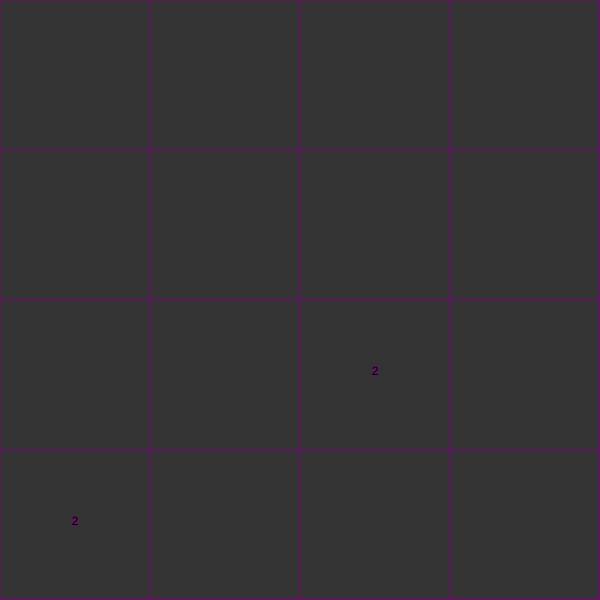
Frame 1 (no input)
Frame 60 (no input): identical to frame 1, image omitted
Frame 120 (the mouse pressed at the canvas centre since frame 60): identical to frame 1, image omitted

The p5.js sketch that drew this single still picture (run headless with seeded random() and noise() and a simulated clock; from frame 60 on, the mouse is pressed at the canvas centre):

// p5.js sketch
// ── sketch.js

const CANVAS_HEIGHT = 600;
const CANVAS_WIDTH = 600;
const GRID_COLOR = "purple"
const BACKGROUND_COLOR = 51;
const LINE_NUMBER = 4;
var numberNodes;



function gridDraw(lineNumber)
{
  const squareSize = CANVAS_HEIGHT/lineNumber

  stroke(GRID_COLOR)
  for(let i = 0; i < lineNumber; i++)
  {
    // x1, y1, x2, y2
    //Vertical line
    line(i*squareSize, 0, i*squareSize, CANVAS_HEIGHT);
    //Horizontal line
    line(0, i*squareSize, CANVAS_WIDTH, i*squareSize);
  }
  //Right side Vertical line
  line(CANVAS_WIDTH - 1, 0, CANVAS_WIDTH - 1, CANVAS_HEIGHT);
  //Bottom side Horizontal line
  line(0, CANVAS_HEIGHT-1, CANVAS_WIDTH, CANVAS_HEIGHT-1);
}
function createNodes()
{
  /*
  Method should create an array of numberNodes, center of each line
  var test = new numberNode(CANVAS_WIDTH/2, CANVAS_HEIGHT/2, 1);
  */
  node1 = floor(random(0, LINE_NUMBER**2 - 1))
  node2 = floor(random(0, LINE_NUMBER**2 - 1))
  while(node1 === node2){
    node2 = floor(random(0, LINE_NUMBER**2 - 1))
  }
  console.log(node1 + " 2:" + node2)


  numberNodes = new Array(LINE_NUMBER)
  for(var i = 0; i < LINE_NUMBER; i++ ){
      numberNodes[i] = new Array(LINE_NUMBER)
  }
  
  var centerIncrement = CANVAS_HEIGHT/(LINE_NUMBER * 2)

  for(var x = 0; x < LINE_NUMBER; x++ ){
    for(var y = 0; y < LINE_NUMBER; y++){
      //if index = 
      if(node1 === (x*LINE_NUMBER + y)) {
        numberNodes[x][y] = new numberNode((x * 2 + 1 ) * centerIncrement, (y * 2 + 1 ) * centerIncrement, 2)
      } else if (node2 === x*LINE_NUMBER + y){
        numberNodes[x][y] = new numberNode((x * 2 + 1 ) * centerIncrement, (y * 2 + 1 ) * centerIncrement, 2)
      } else{
        numberNodes[x][y] = new numberNode((x * 2 + 1 ) * centerIncrement, (y * 2 + 1 ) * centerIncrement, 0)
      }
    }
  }  
}

function newNode(){
  var counter = 0;
  for(var i = 0; i < numberNodes.length; i++)
  {
    for(var j = 0; j < numberNodes.length ; j++)
    {
      if(numberNodes[i][j].value === 0)
      {
        counter++
      }
    }
  }

  if(counter < LINE_NUMBER**2)
  {
    node = floor(random(0, LINE_NUMBER**2 - 1))
    while(numberNodes[floor(node/LINE_NUMBER)][node%LINE_NUMBER].value !== 0){
      node = floor(random(0, LINE_NUMBER**2))
    }
    numberNodes[floor(node/LINE_NUMBER)][node%LINE_NUMBER].value = 2
  }
  else{
    console.log("Haha Loser")
  }

}

function createNodesTest()
{
  /*
  Method should create an array of numberNodes, center of each line
  var test = new numberNode(CANVAS_WIDTH/2, CANVAS_HEIGHT/2, 1);
  */
  numberNodes = new Array(LINE_NUMBER)
  for(var i = 0; i < LINE_NUMBER; i++ ){
      numberNodes[i] = new Array(LINE_NUMBER)
  }
  
  var centerIncrement = CANVAS_HEIGHT/(LINE_NUMBER * 2)

  for(var x = 0; x < LINE_NUMBER; x++ ){
    for(var y = 0; y < LINE_NUMBER; y++){
      numberNodes[x][y] = new numberNode((x * 2 + 1 ) * centerIncrement, (y * 2 + 1 ) * centerIncrement, 2)
    }
  }  
}



function keyPressed() {
  console.log(keyCode)
  if(keyCode === LEFT_ARROW || keyCode === 65){//A
    moveLeft()
  } else if(keyCode === UP_ARROW || keyCode === 87 ){// W
    moveUp()
  } else if(keyCode === DOWN_ARROW || keyCode === 83){ //S
    moveDown()
  } else if(keyCode === RIGHT_ARROW || keyCode === 68){//D
    moveRight()
  }

}
function setup() {
  createCanvas(CANVAS_WIDTH, CANVAS_HEIGHT);
  createNodes();
}
function draw() {
  background(BACKGROUND_COLOR);

  gridDraw(LINE_NUMBER);
  for(var i = 0; i < LINE_NUMBER; i++ ){
    for(var j = 0; j < LINE_NUMBER; j++){
      numberNodes[i][j].update()
    }
  }
}
// ── nodeMovement.js
function gravityUp()
{
  for(var i = 0 ; i < numberNodes.length; i++)
  {
    for(var j = 1; j < numberNodes.length; j++)
    {
      if(numberNodes[i][j-1].getValue() === 0)
      {
        
        numberNodes[i][j - 1].value = numberNodes[i][j].value;
        numberNodes[i][j].clear();
        
        console.log(i + ", " + j +"->" + i + ", "+ (j-1))
        //numberNodes[i][j].update();

      }
      numberNodes[i][j].update();
      numberNodes[i][j - 1].update();
    }
  }
}

function moveUp()
{
  for(var qq = 0; qq < LINE_NUMBER; qq++){
    gravityUp()
  }
  for(var i = 0 ; i < numberNodes.length; i++)
  {
    for(var j = 1; j < numberNodes.length; j++)
    {
      if(numberNodes[i][j].getValue() == numberNodes[i][j-1].getValue())
      {
        numberNodes[i][j].clear();
        numberNodes[i][j-1].updateValue();
        console.log(i + ", " + j + " Value: "+ numberNodes[i][j].value +" -> " + i + ", "+ (j-1) + " Value: " +numberNodes[i][j-1].value);
        
      }
      numberNodes[i][j].update();
      numberNodes[i][j-1].update();
    }
    
  }
  for(var qq = 0; qq < LINE_NUMBER; qq++){
    gravityUp()
  }
  newNode()
}

function gravityDown()
{

  for(var i = numberNodes.length-1; i >= 0; i--)
  {
    for(var j = numberNodes.length - 2; j >= 0 ; j--)
    {
      if(numberNodes[i][j+1].getValue() === 0)
      {
        
        numberNodes[i][j+1].value = numberNodes[i][j].value;
        numberNodes[i][j].clear();
        
        console.log(i + ", " + j +"->" + i + ", "+ (j+1))
        //numberNodes[i][j].update();

      }
      numberNodes[i][j].update();
      numberNodes[i][j+1].update();
    }
  }
}

function moveDown()
{
for(var qq = 0; qq < LINE_NUMBER; qq++){
    gravityDown()
}
  for(var i = numberNodes.length - 1; i >= 0; i--)
  {
    for(var j = numberNodes.length - 2; j >= 0 ; j--)
    {
      if(numberNodes[i][j].getValue() == numberNodes[i][j+1].getValue())
      {
        numberNodes[i][j].clear();
        numberNodes[i][j+1].updateValue();
        console.log(i + ", " + j + " Value: "+ numberNodes[i][j].value +" -> " + i + ", "+ (j+1) + " Value: " +numberNodes[i][j+1].value);
        
      }
      numberNodes[i][j].update();
      numberNodes[i][j+1].update();
    }
    
  }
  for(var qq = 0; qq < LINE_NUMBER; qq++){
    gravityDown()
  }
  newNode()
  
}
function gravityLeft()
{
  for(var i = 1; i < numberNodes.length; i++)
  {
    for(var j = 0; j < numberNodes.length ; j++)
    {
      if(numberNodes[i-1][j].value === 0)
      {
        
        numberNodes[i-1][j].value = numberNodes[i][j].value;
        numberNodes[i][j].clear();
        
        console.log(i + ", " + j +"->" + i + ", "+ (j+1))
        //numberNodes[i][j].update();

      }
      numberNodes[i][j].update();
      numberNodes[i-1][j].update();
    }
    
  }
}
function moveLeft()
{
  
for(var qq = 0; qq < LINE_NUMBER; qq++){
    gravityLeft()
}
  for(var i = 1; i < numberNodes.length; i++)
  {
    for(var j = 0; j < numberNodes.length ; j++)
    {
      if(numberNodes[i][j].getValue() == numberNodes[i-1][j].getValue())
      {
        numberNodes[i][j].clear();
        numberNodes[i-1][j].updateValue();
        console.log(i + ", " + j + " Value: "+ numberNodes[i][j].value +" -> " + i + ", "+ (j+1) + " Value: " +numberNodes[i-1][j].value);
        
      }
      numberNodes[i][j].update();
      numberNodes[i-1][j].update();
    }
    
  }
  for(var qq = 0; qq < LINE_NUMBER; qq++){
    gravityLeft()
  }
  newNode()
}

function gravityRight()
{
  for(var i = numberNodes.length - 2; i >= 0 ; i--)
  {
    for(var j = numberNodes.length - 1; j >= 0 ; j--)
    {
      if(numberNodes[i+1][j].value === 0)
      {
        
        numberNodes[i+1][j].value = numberNodes[i][j].value;
        numberNodes[i][j].clear();
        
        console.log(i + ", " + j +"->" + i + ", "+ (j+1))
        //numberNodes[i][j].update();

      }
      numberNodes[i][j].update();
      numberNodes[i+1][j].update();
    }
    
  }
}

function moveRight()
{
  
for(var qq = 0; qq < LINE_NUMBER; qq++){
    gravityRight()
}

  for(var i = numberNodes.length - 2; i >= 0 ; i--)
  {
    for(var j = numberNodes.length - 1; j >= 0 ; j--)
    {
      if(numberNodes[i][j].getValue() == numberNodes[i+1][j].getValue())
      {
        numberNodes[i][j].clear();
        numberNodes[i+1][j].updateValue();
        console.log(i + ", " + j + " Value: "+ numberNodes[i][j].value +" -> " + i + ", "+ (j+1) + " Value: " +numberNodes[i+1][j].value);
      }
      numberNodes[i][j].update();
      numberNodes[i+1][j].update();
    }
  }

  for(var qq = 0; qq < LINE_NUMBER; qq++){
    gravityRight()
  }
  newNode()
  
}
// ── numberNode.js
class numberNode
{

  constructor(x, y, value)
  {
    this.x = x;
    this.y = y;
    this.d = 25;
    this.value = value;
  }
  
  update()
  {
    if(this.value !== 0)
    {
        circle(this.x, this.y, this.value^2);
        textAlign(CENTER);
        text(str(this.value), this.x, this.y);
    }

  }
  
  clear()
  {
      this.value = 0;
      this.update();
  }

  updateValue()
  {
    this.value*=2;
  }
  getValue()
  {
      return this.value;
  }
}
